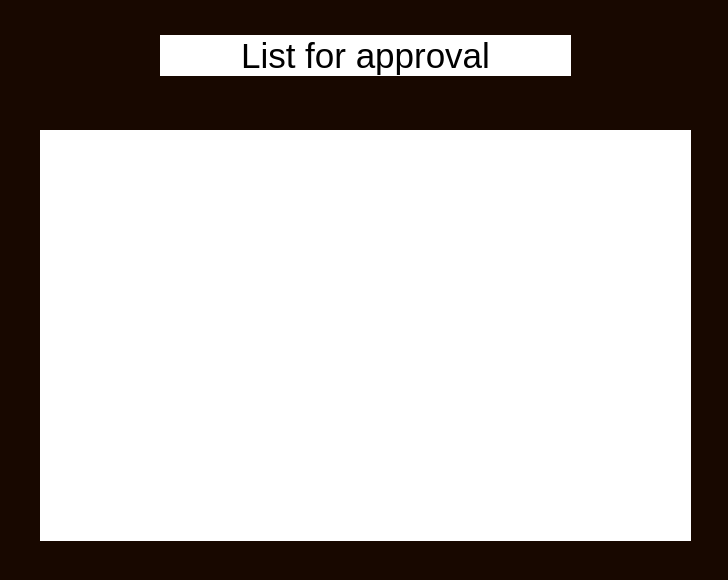
   <widget class="QWidget" name="stackPage">
    <property name="styleSheet">
     <string notr="true">background-color: rgb(24, 8, 0);</string>
    </property>
    <widget class="QLabel" name="label_124">
     <property name="geometry">
      <rect>
       <x>160</x>
       <y>35</y>
       <width>411</width>
       <height>41</height>
      </rect>
     </property>
     <property name="font">
      <font>
       <pointsize>26</pointsize>
       <italic>false</italic>
       <bold>false</bold>
      </font>
     </property>
     <property name="styleSheet">
      <string notr="true">background-color: rgb(255, 255, 255);
font: 26pt &quot;Bauhaus 93&quot;;</string>
     </property>
     <property name="text">
      <string>List for approval</string>
     </property>
     <property name="alignment">
      <set>Qt::AlignCenter</set>
     </property>
    </widget>
    <widget class="QWidget" name="widget_26" native="true">
     <property name="geometry">
      <rect>
       <x>140</x>
       <y>30</y>
       <width>446</width>
       <height>50</height>
      </rect>
     </property>
     <property name="styleSheet">
      <string notr="true">background-image: url(:/LK_PHO.png);
</string>
     </property>
    </widget>
    <widget class="QWidget" name="widget_27" native="true">
     <property name="geometry">
      <rect>
       <x>8</x>
       <y>100</y>
       <width>711</width>
       <height>471</height>
      </rect>
     </property>
     <property name="styleSheet">
      <string notr="true">background-image: url(:/LK_PFON.png);</string>
     </property>
    </widget>
    <widget class="QListView" name="historyAndStackListView">
     <property name="geometry">
      <rect>
       <x>40</x>
       <y>130</y>
       <width>651</width>
       <height>411</height>
      </rect>
     </property>
     <property name="styleSheet">
      <string notr="true">background-color: rgb(255, 255, 255);
font: 16pt &quot;Arial&quot;;</string>
     </property>
     <property name="frameShape">
      <enum>QFrame::NoFrame</enum>
     </property>
    </widget>
    <zorder>widget_26</zorder>
    <zorder>widget_27</zorder>
    <zorder>label_124</zorder>
    <zorder>historyAndStackListView</zorder>
   </widget>
